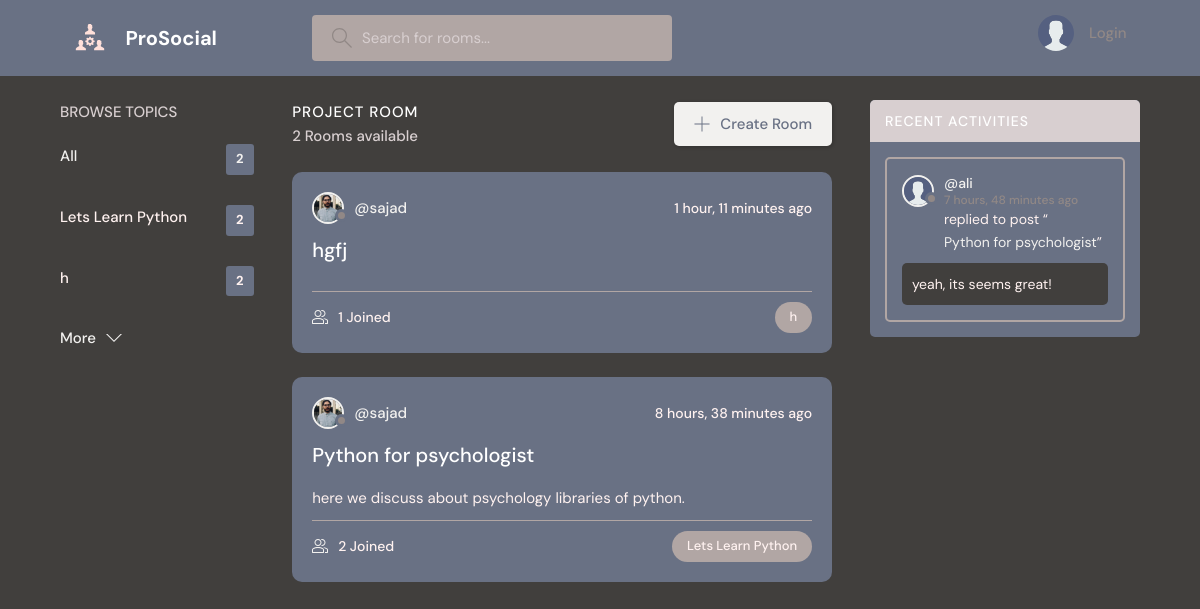
Before: / with the older database file.
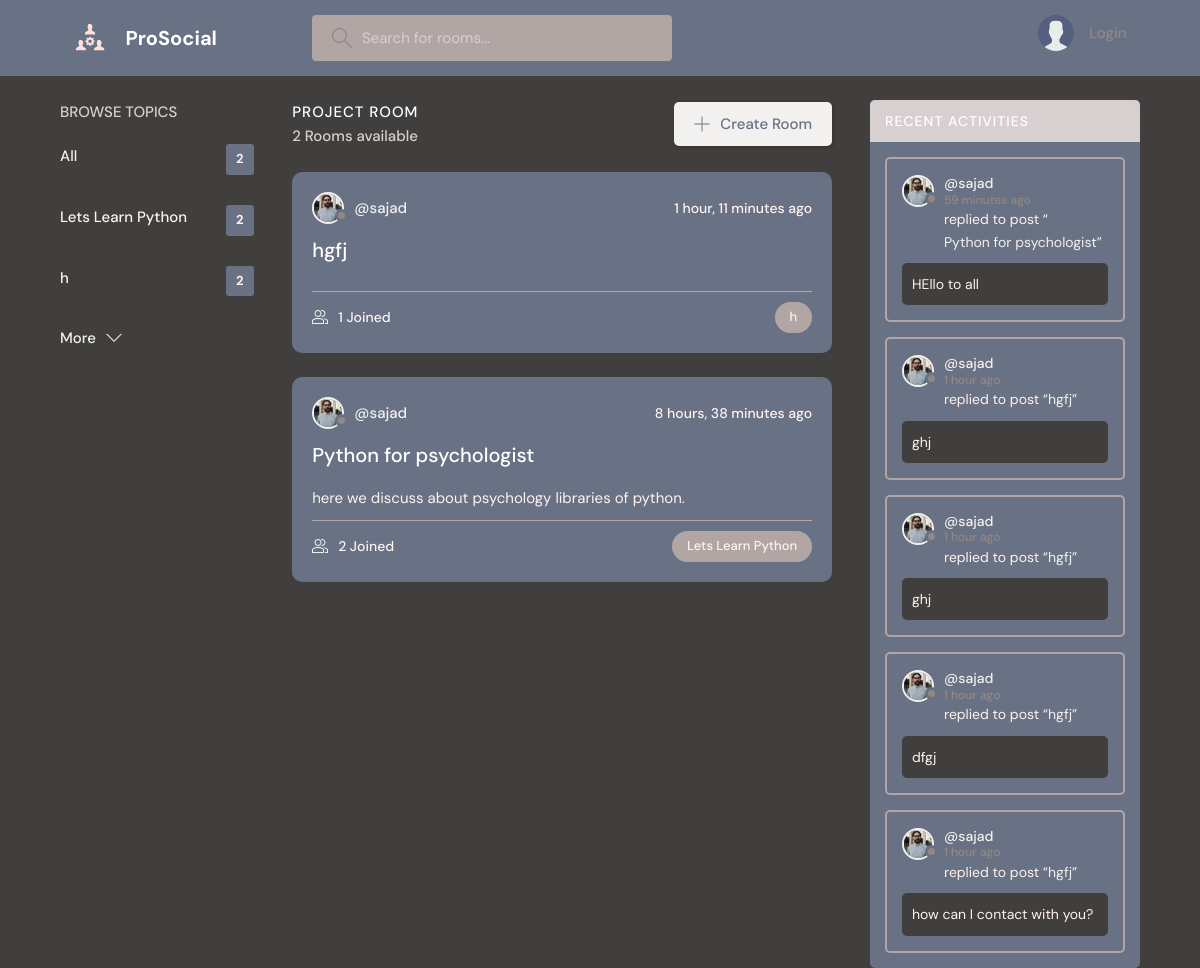
After: the same page with the newer database file.
### base/models.py (models this page shows)
class Topic(models.Model):
    name = models.TextField(max_length=200)
    def __str__(self):
        return self.name

class Room(models.Model):
    host = models.ForeignKey(User, on_delete=models.SET_NULL, null=True) #it's the user object who created the room
    topic = models.ForeignKey(Topic, on_delete=models.SET_NULL, null=True)
    name = models.CharField(max_length=200)
    description = models.TextField(null=True, blank=True)  #null = treu means it could not be empty blank is for form method
    participants = models.ManyToManyField(User, related_name='participants', blank=True)
    updated = models.DateTimeField(auto_now=True) #every single time save
    created = models.DateTimeField(auto_now_add=True) #first save or crate
    class Meta:
        ordering = ['-updated', '-created']
    def __str__(self):
        return self.name

class User(AbstractUser):
    name = models.CharField(max_length=200, null=True)
    email = models.EmailField(unique=True, null=True)
    bio = models.TextField(null=True)
    avatar = models.ImageField(null=True, default='avatar.svg')
    USERNAME_FIELD = 'email'
    REQUIRED_FIELDS = []

class Message(models.Model):
    user = models.ForeignKey(User, on_delete=models.CASCADE)
    room = models.ForeignKey(Room, on_delete=models.CASCADE)
    body = models.TextField()
    updated = models.DateTimeField(auto_now=True) #every single time save
    created = models.DateTimeField(auto_now_add=True) #first save or crate
    class Meta:
        ordering = ['-updated', '-created']
    def __str__(self):
        return self.body[0:50]  #shwo only first 50 char of msg

### base/views.py (the view)
# urls.py: path('', views.home, name = 'home'),
def home (request):
    q = request.GET.get('q') if request.GET.get('q')!= None else ''
    rooms = Room.objects.filter (
        Q(topic__name__icontains=q) |
        Q(name__icontains=q) |
        Q(description__icontains=q)
        )
    topics = Topic.objects.all()[0:5]
    room_count = rooms.count()
    room_messages = Message.objects.filter(Q(room__topic__name__icontains = q))[0:5]
    context = {'rooms':rooms, 'topics': topics,
        'room_count': room_count, 'room_messages': room_messages}
    return render(request, 'base/home.html', context)

### base/templates/base/home.html (shortened to what this page needs)
    {% extends 'main.html' %}
    {% block content %}
    <main class="layout layout--3">
      <div class="container">
        {% include 'base/topics_component.html' %}
        <div class="roomList">
          <div class="roomList__header">
            <div>
              <h2>Project Room</h2>
              <p>{{room_count}} Rooms available</p>
            </div>
            <a class="btn btn--main" href="{% url 'creat-room' %}">
              <svg version="1.1" xmlns="http://www.w3.org/2000/svg" width="32" height="32" viewBox="0 0 32 32">
                <title>add</title>
                <path
                  d="M16.943 0.943h-1.885v14.115h-14.115v1.885h14.115v14.115h1.885v-14.115h14.115v-1.885h-14.115v-14.115z"
                ></path>
              </svg>
              Create Room
            </a>
          </div>
          {% include 'base/feed_component.html' %}
        </div>
        {% include 'base/activity_component.html' %}
      </div>
    </main>
    {% endblock %}

### base/templates/base/topics_component.html
<div class="topics">
    <div class="topics__header">
      <h2>Browse Topics</h2>
    </div>
    <ul class="topics__list">
      <li>
        <a href="{% url 'home' %}" class="active">All <span>{{topics.count}}</span></a>
      </li>
      {% for topic in topics %}
      <li>
        <a href="{% url 'home' %}?q={{topic.name}}">{{topic}}<span>{{topics.count}}</span></a>
      </li>
      {% endfor %}
    </ul>
    <a class="btn btn--link" href="{% url 'topics' %}">
      More
      <svg version="1.1" xmlns="http://www.w3.org/2000/svg" width="32" height="32" viewBox="0 0 32 32">
        <title>chevron-down</title>
        <path d="M16 21l-13-13h-3l16 16 16-16h-3l-13 13z"></path>
      </svg>
    </a>
  </div>

### base/templates/base/feed_component.html (shortened to what this page needs)
{% for room in rooms %}
<div class="roomListRoom">
    <div class="roomListRoom__header">
      <a href="{% url 'user-profile' room.host.id %}" class="roomListRoom__author">
        <div class="avatar avatar--small">
          <img src="{{room.host.avatar.url}}" />
        </div>
        <span>@{{room.host.username}}</span>
      </a>
      <div class="roomListRoom__actions">
        <span>{{room.created|timesince}} ago</span>
      </div>
    </div>
    <div class="roomListRoom__content">
      <a href="{% url 'room' room.id %}">{{room.name}}</a>
      <p>
   {{room.description}}
      </p>
    </div>
    <div class="roomListRoom__meta">
      <a href="{% url 'room' room.id %}" class="roomListRoom__joined">
       {{room.participants.all.count}} Joined
      </a>
      <p class="roomListRoom__topic">{{room.topic.name}}</p>
    </div>
  </div>
{% endfor %}

### base/templates/base/activity_component.html (shortened to what this page needs)
        <div class="activities">
            <div class="activities__header">
              <h2>Recent Activities</h2>
            </div>
            {% for message in room_messages %}
            <div class="activities__box">
              <div class="activities__boxHeader roomListRoom__header">
                <a href="{% url 'user-profile' message.user.id %}" class="roomListRoom__author">
                  <div class="avatar avatar--small">
                    <img src="{{message.user.avatar.url}}" />
                  </div>
                  <p>
                    @{{message.user.username}}
                    <span>{{message.created | timesince}} ago</span>
                  </p>
                </a>
              </div>
              <div class="activities__boxContent">
                <p>replied to post “<a href="{% url 'room' message.room.id %}">{{message.room}}</a>”</p>
                <div class="activities__boxRoomContent">
                  {{message}}
                </div>
              </div>
            </div>
            {% endfor %}
          </div>

Changed rows visible on the page:
no longer on this page (row unchanged): Message: user.avatar (placeholder picture), user.username "ali", created "7 hours, 48 minutes", room "Python for psychologist", body "yeah, its seems great!"
added Message: user.avatar (picture), user.username "sajad", created "59 minutes", room "Python for psychologist", body "HEllo to all"
added Message: user.avatar (picture), user.username "sajad", created "1 hour", room "hgfj", body "ghj"
added Message: user.avatar (picture), user.username "sajad", created "1 hour", room "hgfj", body "ghj"
added Message: user.avatar (picture), user.username "sajad", created "1 hour", room "hgfj", body "dfgj"
added Message: user.avatar (picture), user.username "sajad", created "1 hour", room "hgfj", body "how can I contact with you?"
